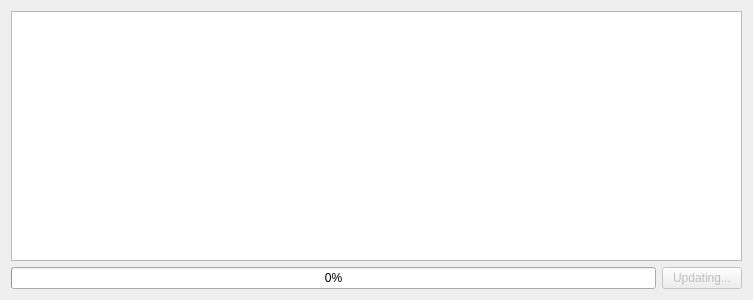
<?xml version="1.0" encoding="UTF-8"?>
<ui version="4.0">
 <class>UpdateDialog</class>
 <widget class="QDialog" name="UpdateDialog">
  <property name="geometry">
   <rect>
    <x>0</x>
    <y>0</y>
    <width>753</width>
    <height>300</height>
   </rect>
  </property>
  <property name="windowTitle">
   <string>Updating</string>
  </property>
  <property name="windowIcon">
   <iconset resource="ressources.qrc">
    <normaloff>:/icons/icon.ico</normaloff>:/icons/icon.ico</iconset>
  </property>
  <layout class="QGridLayout" name="gridLayout">
   <item row="0" column="0" colspan="2">
    <widget class="QPlainTextEdit" name="updateLog">
     <property name="lineWrapMode">
      <enum>QPlainTextEdit::NoWrap</enum>
     </property>
     <property name="readOnly">
      <bool>true</bool>
     </property>
    </widget>
   </item>
   <item row="2" column="0">
    <widget class="QProgressBar" name="updateProgess">
     <property name="value">
      <number>0</number>
     </property>
     <property name="alignment">
      <set>Qt::AlignCenter</set>
     </property>
    </widget>
   </item>
   <item row="2" column="1">
    <widget class="QPushButton" name="restartButton">
     <property name="enabled">
      <bool>false</bool>
     </property>
     <property name="text">
      <string>Updating...</string>
     </property>
    </widget>
   </item>
  </layout>
 </widget>
 <resources>
  <include location="ressources.qrc"/>
 </resources>
 <connections/>
</ui>
